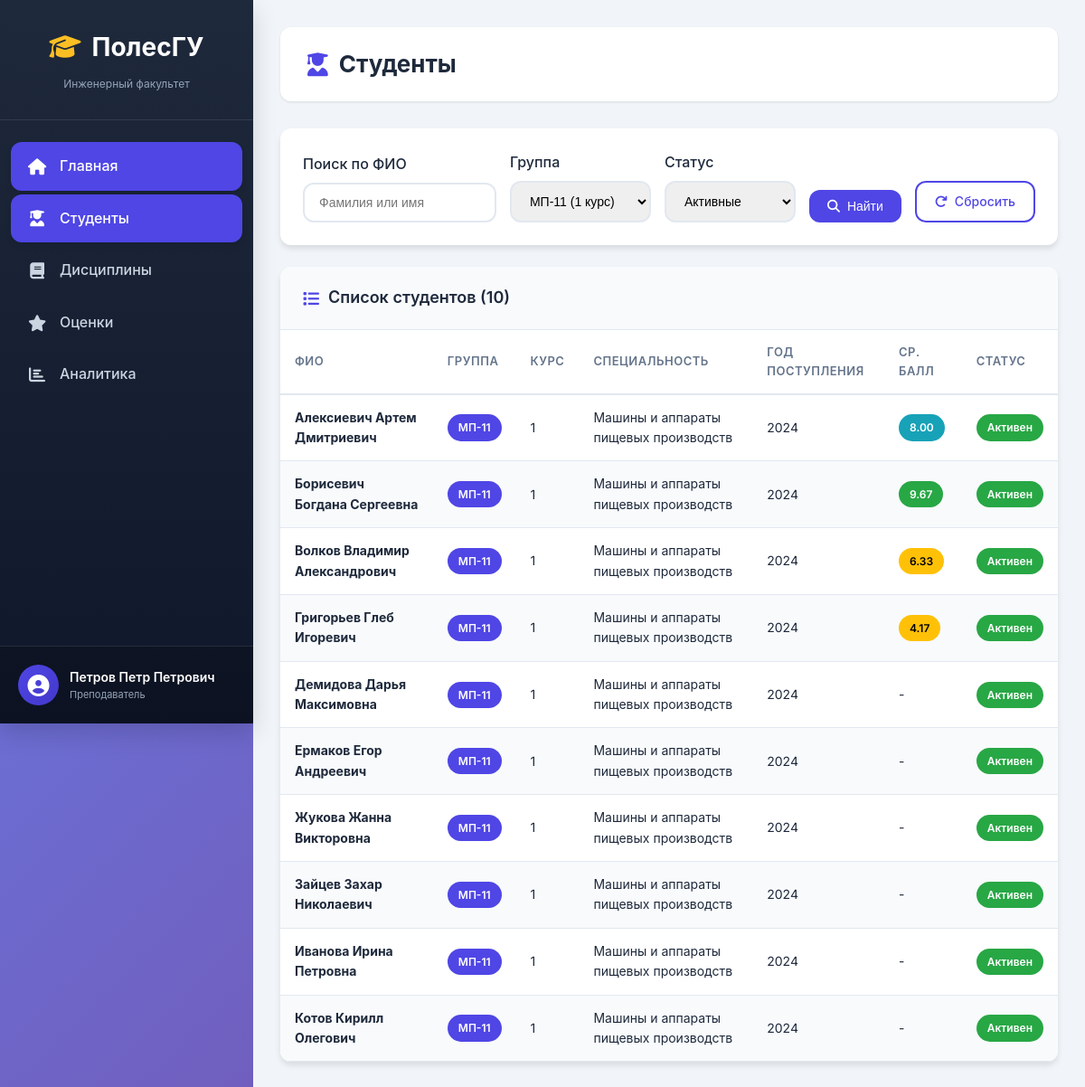
/modules/students/index.php?group=1 (signed in), run on the app's committed database.
### tables this page shows
CREATE TABLE students (
    id INT AUTO_INCREMENT PRIMARY KEY,
    last_name VARCHAR(50) NOT NULL,
    first_name VARCHAR(50) NOT NULL,
    middle_name VARCHAR(50),
    group_id INT NOT NULL,
    date_of_birth DATE,
    enrollment_year INT NOT NULL,
    status ENUM('active', 'expelled', 'graduated', 'academic_leave') DEFAULT 'active',
    created_at TIMESTAMP DEFAULT CURRENT_TIMESTAMP,
    updated_at TIMESTAMP DEFAULT CURRENT_TIMESTAMP ON UPDATE CURRENT_TIMESTAMP,
    FOREIGN KEY (group_id) REFERENCES groups(id) ON DELETE RESTRICT,
    INDEX idx_group (group_id),
    INDEX idx_name (last_name, first_name)
);

CREATE TABLE groups (
    id INT AUTO_INCREMENT PRIMARY KEY,
    name VARCHAR(20) UNIQUE NOT NULL,
    specialty_id INT,
    course INT NOT NULL,
    FOREIGN KEY (specialty_id) REFERENCES specialties(id) ON DELETE SET NULL
);

CREATE TABLE specialties (
    id INT AUTO_INCREMENT PRIMARY KEY,
    code VARCHAR(20) UNIQUE NOT NULL,
    name VARCHAR(200) NOT NULL,
    faculty VARCHAR(100) DEFAULT 'Инженерный факультет'
);

### config/app_config.php (called while the page is built, shortened)
<?php
require_once BASE_PATH . '/config/db_config.php';
function e($string) {
    return htmlspecialchars($string, ENT_QUOTES, 'UTF-8');
}
function paginate($totalCount, $perPage = DEFAULT_PER_PAGE, $currentPage = 1) {
    $totalPages = ceil($totalCount / $perPage);
    $currentPage = max(1, min($currentPage, $totalPages));
    $offset = ($currentPage - 1) * $perPage;
    return [
        'current_page' => $currentPage,
        'per_page' => $perPage,
        'total_pages' => $totalPages,
        'total_count' => $totalCount,
        'offset' => $offset,
        'has_prev' => $currentPage > 1,
        'has_next' => $currentPage < $totalPages
    ];
}
?>

### config/db_config.php (called while the page is built, shortened)
<?php
function getDbConnection() {
    static $conn = null;
    if ($conn === null) {
        $conn = new mysqli(DB_HOST, DB_USER, DB_PASS, DB_NAME);
        $conn->set_charset(DB_CHARSET);
        $conn->query("SET NAMES 'utf8mb4'");
        $conn->query("SET CHARACTER SET 'utf8mb4'");
    }
    return $conn;
}
function dbQuery($sql, $params = []) {
    $conn = getDbConnection();
    if (empty($params)) {
        $result = $conn->query($sql);
    } else {
        $stmt = $conn->prepare($sql);
        $types = '';
        foreach ($params as $param) {
            if (is_int($param)) {
                $types .= 'i';
            } elseif (is_float($param)) {
                $types .= 'd';
            } else {
                $types .= 's';
            }
        }
        $stmt->bind_param($types, ...$params);
        $stmt->execute();
        $result = $stmt->get_result();
    }
    return $result;
}
function dbFetchOne($sql, $params = []) {
    $result = dbQuery($sql, $params);
    if ($result instanceof mysqli_result) {
        return $result->fetch_assoc();
    }
    return null;
}
function dbFetchAll($sql, $params = []) {
    $result = dbQuery($sql, $params);
    $rows = [];
    if ($result instanceof mysqli_result) {
        while ($row = $result->fetch_assoc()) {
            $rows[] = $row;
        }
    }
    return $rows;
}
?>

### modules/students/index.php (the view, shortened to what this page needs)
<?php
require_once __DIR__ . '/../../config/app_config.php';
$groups = dbFetchAll("SELECT id, name, course FROM groups ORDER BY name", []);
$search = trim($_GET['search'] ?? '');
$groupFilter = $_GET['group'] ?? '';
$statusFilter = $_GET['status'] ?? 'active';
$where = ["s.status = ?"];
$params = [$statusFilter];
if ($groupFilter) {
    $where[] = "s.group_id = ?";
    $params[] = (int)$groupFilter;
}
$whereClause = implode(' AND ', $where);
$page = max(1, (int)($_GET['page'] ?? 1));
$perPage = DEFAULT_PER_PAGE;
$countSql = "SELECT COUNT(*) as total FROM students s WHERE $whereClause";
$countResult = dbFetchOne($countSql, $params);
$totalCount = $countResult['total'];
$pagination = paginate($totalCount, $perPage, $page);
$sql = "
    SELECT
        s.id,
        s.last_name,
        s.first_name,
        s.middle_name,
        s.date_of_birth,
        s.enrollment_year,
        s.status,
        g.name as group_name,
        g.course,
        sp.name as specialty,
        ROUND(AVG(gr.grade), 2) as average_grade,
        COUNT(gr.id) as grades_count
    FROM students s
    JOIN groups g ON s.group_id = g.id
    LEFT JOIN specialties sp ON g.specialty_id = sp.id
    LEFT JOIN grades gr ON s.id = gr.student_id
    WHERE $whereClause
    GROUP BY s.id, g.name, g.course, sp.name
    ORDER BY s.last_name, s.first_name
    LIMIT {$pagination['offset']}, {$pagination['per_page']}
";
$students = dbFetchAll($sql, $params);
include BASE_PATH . '/includes/header.php';
include BASE_PATH . '/includes/sidebar.php';
?>
<div class="main-content">
    <div class="top-bar">
        <div class="breadcrumb">
            <h1><i class="fas fa-user-graduate"></i> Студенты</h1>
        </div>
    </div>
    <div class="dashboard-card" style="margin-bottom: 24px;">
        <div class="card-body">
            <form method="GET" action="" class="filters-form" style="display: flex; gap: 15px; flex-wrap: wrap; align-items: end;">
                <div class="form-group" style="flex: 1; min-width: 200px; margin-bottom: 0;">
                    <label>Поиск по ФИО</label>
                    <input type="text" name="search" class="form-control" placeholder="Фамилия или имя" value="<?php echo e($search); ?>">
                </div>
                <div class="form-group" style="margin-bottom: 0;">
                    <label>Группа</label>
                    <select name="group" class="form-control">
                        <?php foreach ($groups as $grp): ?>
                        <option value="<?php echo $grp['id']; ?>" <?php echo $groupFilter == $grp['id'] ? 'selected' : ''; ?>>
                            <?php echo e($grp['name']); ?> (<?php echo $grp['course']; ?> курс)
                        </option>
                        <?php endforeach; ?>
                    </select>
                </div>
                <div class="form-group" style="margin-bottom: 0;">
                    <label>Статус</label>
                    <select name="status" class="form-control">
                        <option value="active" <?php echo $statusFilter === 'active' ? 'selected' : ''; ?>>Активные</option>
                    </select>
                </div>
                <button type="submit" class="btn btn-primary">
                    <i class="fas fa-search"></i> Найти
                </button>
                <a href="index.php" class="btn btn-outline">
                    <i class="fas fa-redo"></i> Сбросить
                </a>
            </form>
        </div>
    </div>
    <div class="dashboard-card full-width">
        <div class="card-header">
            <h3>
                <i class="fas fa-list"></i>
                Список студентов (<?php echo $totalCount; ?>)
            </h3>
        </div>
        <div class="card-body" style="padding: 0;">
            <table class="table table-striped table-hover" id="studentsTable">
                <thead>
                    <tr>
                        <th>ФИО</th>
                        <th>Группа</th>
                        <th>Курс</th>
                        <th>Специальность</th>
                        <th>Год поступления</th>
                        <th>Ср. балл</th>
                        <th>Статус</th>
                    </tr>
                </thead>
                <tbody>
                    <?php if (empty($students)): ?>
                    <tr>
                        <td colspan="<?php echo isAdmin() ? '8' : '7'; ?>" style="text-align: center; padding: 40px;">
                            <i class="fas fa-inbox" style="font-size: 48px; color: #cbd5e1; margin-bottom: 15px;"></i>
                            <p style="color: #64748b;">Студенты не найдены</p>
                        </td>
                    </tr>
                    <?php else: ?>
                    <?php foreach ($students as $student): ?>
                    <tr>
                        <td>
                            <strong><?php echo e($student['last_name'] . ' ' . $student['first_name'] . ' ' . $student['middle_name']); ?></strong>
                        </td>
                        <td>
                            <span class="badge badge-primary"><?php echo e($student['group_name']); ?></span>
                        </td>
                        <td><?php echo $student['course']; ?></td>
                        <td><?php echo e($student['specialty']); ?></td>
                        <td><?php echo $student['enrollment_year']; ?></td>
                        <td>
                            <?php if ($student['average_grade']): ?>
                            <span class="badge badge-<?php echo $student['average_grade'] >= 9 ? 'success' : ($student['average_grade'] >= 7 ? 'info' : ($student['average_grade'] >= 4 ? 'warning' : 'danger')); ?>">
                                <?php echo $student['average_grade']; ?>
                            </span>
                            <?php else: ?>
                            <span class="text-muted">-</span>
                            <?php endif; ?>
                        </td>
                        <td>
                            <?php
                            $statusLabels = [
                                'active' => ['text' => 'Активен', 'class' => 'success'],
                                'graduated' => ['text' => 'Выпускник', 'class' => 'info'],
                                'expelled' => ['text' => 'Отчислен', 'class' => 'danger'],
                                'academic_leave' => ['text' => 'Академ', 'class' => 'warning']
                            ];
                            $status = $statusLabels[$student['status']] ?? ['text' => $student['status'], 'class' => 'secondary'];
                            ?>
                            <span class="badge badge-<?php echo $status['class']; ?>"><?php echo $status['text']; ?></span>
                        </td>
                    </tr>
                    <?php endforeach; ?>
                    <?php endif; ?>
                </tbody>
            </table>
        </div>
    </div>
</div>
<?php include BASE_PATH . '/includes/footer.php'; ?>

### assets/css/style.css (style rules this page uses)
:root { --primary-color: #4f46e5; --primary-dark: #4338ca; --secondary-color: #64748b; --success-color: #28a745; --warning-color: #ffc107; --danger-color: #dc3545; --info-color: #17a2b8; --light-color: #f8fafc; --dark-color: #1e293b; --sidebar-width: 280px; --header-height: 70px; --border-radius: 12px; --shadow-sm: 0 1px 3px rgba(0,0,0,0.1); --shadow-md: 0 4px 6px rgba(0,0,0,0.1); --shadow-lg: 0 10px 25px rgba(0,0,0,0.15); --transition: all 0.3s ease; }
* { margin: 0; padding: 0; box-sizing: border-box; }
body { font-family: 'Inter', -apple-system, BlinkMacSystemFont, 'Segoe UI', Roboto, sans-serif; background: linear-gradient(135deg, #667eea 0%, #764ba2 100%); min-height: 100vh; color: var(--dark-color); line-height: 1.6; }
.main-content { padding: 30px; }
.top-bar { display: flex; justify-content: space-between; align-items: center; margin-bottom: 30px; background: #fff; padding: 20px 30px; border-radius: var(--border-radius); box-shadow: var(--shadow-sm); }
.top-bar h1 { font-size: 26px; font-weight: 700; color: var(--dark-color); display: flex; align-items: center; gap: 12px; }
.top-bar h1 i { color: var(--primary-color); }
.dashboard-card { background: #fff; border-radius: var(--border-radius); box-shadow: var(--shadow-md); overflow: hidden; }
.dashboard-card.full-width { grid-column: 1 / -1; }
.card-header { padding: 20px 25px; border-bottom: 1px solid #e2e8f0; background: #f8fafc; }
.card-header h3 { font-size: 18px; font-weight: 600; color: var(--dark-color); display: flex; align-items: center; gap: 10px; }
.card-header h3 i { color: var(--primary-color); }
.card-body { padding: 25px; }
.table { width: 100%; border-collapse: collapse; }
.table thead th { padding: 14px 16px; text-align: left; font-weight: 600; font-size: 13px; color: var(--secondary-color); text-transform: uppercase; letter-spacing: 0.5px; border-bottom: 2px solid #e2e8f0; }
.table tbody td { padding: 14px 16px; border-bottom: 1px solid #e2e8f0; font-size: 14px; }
.table-striped tbody tr:nth-child(even) { background: #f8fafc; }
.badge { display: inline-block; padding: 5px 12px; border-radius: 20px; font-size: 12px; font-weight: 600; color: #fff; }
.badge-success { background: var(--success-color); }
.badge-warning { background: var(--warning-color); color: #000; }
.badge-info { background: var(--info-color); }
.badge-primary { background: var(--primary-color); }
.btn { display: inline-flex; align-items: center; gap: 8px; padding: 10px 20px; border: none; border-radius: var(--border-radius); font-size: 14px; font-weight: 500; cursor: pointer; text-decoration: none; transition: var(--transition); }
.btn-primary { background: var(--primary-color); color: #fff; }
.btn-outline { background: transparent; border: 2px solid var(--primary-color); color: var(--primary-color); }
.form-group { margin-bottom: 20px; }
.form-group label { display: block; margin-bottom: 8px; font-weight: 500; color: var(--dark-color); }
.form-control { width: 100%; padding: 12px 16px; border: 2px solid #e2e8f0; border-radius: var(--border-radius); font-size: 14px; transition: var(--transition); }

### data on the page
students: last_name+first_name+middle_name "Алексиевич Артем Дмитриевич", group.name "МП-11", group.course "1", specialties.name "Машины и аппараты пищевых производств", enrollment_year "2024", average_grade "8.00", status "Активен"
students: last_name+first_name+middle_name "Борисевич Богдана Сергеевна", group.name "МП-11", group.course "1", specialties.name "Машины и аппараты пищевых производств", enrollment_year "2024", average_grade "9.67", status "Активен"
students: last_name+first_name+middle_name "Волков Владимир Александрович", group.name "МП-11", group.course "1", specialties.name "Машины и аппараты пищевых производств", enrollment_year "2024", average_grade "6.33", status "Активен"
students: last_name+first_name+middle_name "Григорьев Глеб Игоревич", group.name "МП-11", group.course "1", specialties.name "Машины и аппараты пищевых производств", enrollment_year "2024", average_grade "4.17", status "Активен"
students: last_name+first_name+middle_name "Демидова Дарья Максимовна", group.name "МП-11", group.course "1", specialties.name "Машины и аппараты пищевых производств", enrollment_year "2024", status "Активен"
students: last_name+first_name+middle_name "Ермаков Егор Андреевич", group.name "МП-11", group.course "1", specialties.name "Машины и аппараты пищевых производств", enrollment_year "2024", status "Активен"
students: last_name+first_name+middle_name "Жукова Жанна Викторовна", group.name "МП-11", group.course "1", specialties.name "Машины и аппараты пищевых производств", enrollment_year "2024", status "Активен"
students: last_name+first_name+middle_name "Зайцев Захар Николаевич", group.name "МП-11", group.course "1", specialties.name "Машины и аппараты пищевых производств", enrollment_year "2024", status "Активен"
students: last_name+first_name+middle_name "Иванова Ирина Петровна", group.name "МП-11", group.course "1", specialties.name "Машины и аппараты пищевых производств", enrollment_year "2024", status "Активен"
students: last_name+first_name+middle_name "Котов Кирилл Олегович", group.name "МП-11", group.course "1", specialties.name "Машины и аппараты пищевых производств", enrollment_year "2024", status "Активен"

### other printed values
APP_FACULTY "Инженерный факультет"
getCurrentUser()['full_name'] "Петров Петр Петрович"
$totalCount "10"
form field group "МП-11 (1 курс)"
